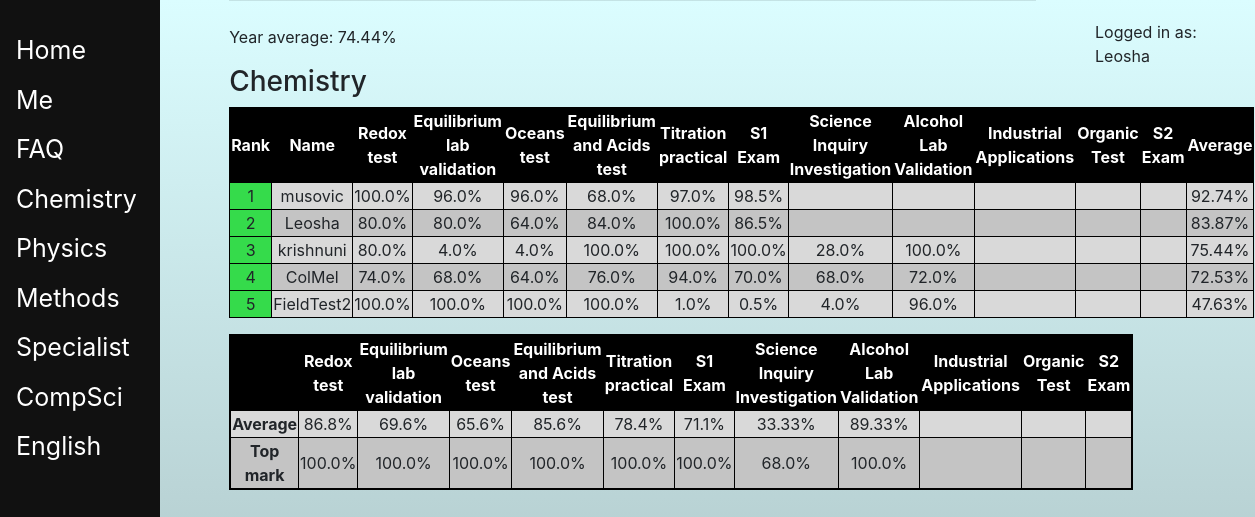
The page /Chemistry (signed in) on the database its author committed.
### main/models.py (models this page shows, shortened)
class Subject(models.Model):
    name = models.CharField(max_length=30)
    students = models.ManyToManyField(User, blank=True)
    gives_atar_bonus = models.BooleanField(null=True)

class Test(models.Model):
    name = models.CharField(max_length=200)
    short_name = models.CharField(max_length=200, null=True)
    marks_out_of = models.IntegerField()
    weighting = models.DecimalField(decimal_places=2, max_digits=5)
    order = models.IntegerField()
    subject = models.ForeignKey(Subject, on_delete=models.CASCADE)
    has_happened = models.BooleanField(null=True)
    is_exam = models.BooleanField(null=True)

### main/views.py (the view)
# urls.py: path("<slug:slug>", views.slug_url_dispatcher, name='year page'),
def slug_url_dispatcher(response, slug):
    if Subject.objects.filter(name=slug).exists():
        return year_page(response, slug)
    elif User.objects.filter(username=slug).exists():
        return user_page(response, slug)
    else:
        return error(response, 404)
    """if User.objects.filter(name=other_name).exists():
        return me_page(response, slug1, slug2)"""

### main/models.py (called while the page is built)
    def __str__(self):
        return self.code

### main/views.py (called while the page is built)
def essential_context(active_user):
    if active_user.is_anonymous:
        return {'active_user': active_user}
    class_codes = list()
    subject_names = list()
    print(active_user.username)
    for subject_ in active_user.subject_set.all():
        subject_names += [subject_.name]
        print(Class.objects.filter(subject=subject_, students=active_user))
        class_codes += [Class.objects.get(subject=subject_, students=active_user).code]
    subjects = zip(subject_names, class_codes)
    return {'active_user': active_user, 'subjects': subjects}

def format(result):
    return str(round(100*result, 2)) + "%"

### main/templates/main/year page.html (shortened to what this page needs)
{% extends 'main/table page.html' %}
{% block before_table %}
	<p>Year average: {{year_average}}</p>
	<h3>{{subject.name}}</h3>
	<table id="{{subject.name}}YearResults">
		<tr>
			{% for header in headers %}
				<th onclick="sortTable({{forloop.counter0}}, '{{subject.name}}YearResults')">{{header}}</th>
			{% endfor %}
		</tr>
		{% for rank, student, results, average in data0 %}
			<tr>
				<td>{{rank}}</td>
				<td>{{student.username}}</td>
				{% for result in results %}
					<td>{{result}}</td>
				{% endfor %}
				<td>{{average}}</td>
			</tr>
		{% endfor %}
	</table>
{% endblock %}

### main/templates/main/table page.html (shortened to what this page needs)
{% extends 'main/base.html' %}
{% block content %}
	{% block before_table %}{% endblock %}
	<table id="tablePageTable" style="display: inline-block;">
		{% for row in data %}
			<tr>
				{% if forloop.counter is 1 %}
					{% for value in row %}
						{% if cell is not '' %}
							<th>{{value}}</th>
						{% endif %}
					{% endfor %}
				{% else %}
					{% for value in row %}
						{% if forloop.counter is 1 %}
							{% if cell is not '' %}
								<th>{{value}}</th>
							{% endif %}
						{% else %}
							{% if cell is not '' %}
								<td>{{value}}</td>
							{% endif %}
						{% endif %}
					{% endfor %}
				{% endif %}
			</tr>
		{% endfor %}
	</table>
{% endblock %}

### main/templates/main/base.html (shortened to what this page needs)
<!doctype html>
<html>
<head>
	{% load static %}
	<link rel="stylesheet" href="{% static 'main/js/jquery-3.4.1.min.js' %}">
	<link rel="stylesheet" href="{% static 'main/js/sorttable.js' %}">
	<link rel="stylesheet" href="https://stackpath.bootstrapcdn.com/bootstrap/4.3.1/css/bootstrap.min.css">
	{% load staticfiles %}
</head>
<body>
	<div class="sidenav">
		<ul>
			<li><a href="/">Home</a></li>
			<li><a href="/{{active_user.username}}">Me</a></li>
			<li><a href="/FAQ/">FAQ</a></li>
			{% for subject_name, class_code in subjects %}
				<li class="dropdown">
					<a href="/{{subject_name}}" class="dropbtn">{{subject_name}}</a>
				</li>
			{% endfor %}
		</ul>
	</div>
	<div class="sidenav2">
		Logged in as: {{active_user.username}}
	</div>
 	{% load static %}
	<div id="content" name="content" class="main">
		<div class="row justify-content-center">
			<div class="col-8">
				{% block content %}
				{% endblock %}
			</div>
		</div>
	</div>
</body>
</html>

### main/templates/main/year page.html (style rules this page uses)
table, th, td { border: 1px solid black; }
td { width: 100px; }
tr:nth-child(even) { background-color: #d9d9d9; }
tr:nth-child(odd) { background-color: #c4c4c4; }
td:nth-child(1) { background-color: #35db4b }

### rows shown on the page
Subject: subjects "Chemistry", name "Chemistry"
Subject: subjects "Physics"
Subject: subjects "Methods"
Subject: subjects "Specialist"
Subject: subjects "CompSci"
Subject: subjects "English"
Test: headers "Redox test", row "Redox test"
Test: headers "Equilibrium lab validation", row "Equilibrium lab validation"
Test: headers "Oceans test", row "Oceans test"
Test: headers "Equilibrium and Acids test", row "Equilibrium and Acids test"
Test: headers "Titration practical", row "Titration practical"
Test: headers "S1 Exam", row "S1 Exam"
Test: headers "Science Inquiry Investigation", row "Science Inquiry Investigation"
Test: headers "Alcohol Lab Validation", row "Alcohol Lab Validation"
Test: headers "Industrial Applications", row "Industrial Applications"
Test: headers "Organic Test", row "Organic Test"
Test: headers "S2 Exam", row "S2 Exam"

### other values the page prints
{{ active_user.username }} "Leosha"
{{ year_average }} "74.44%"
{{ header }} "Rank" "Name" "Average"
{{ rank }} "1"
{{ student.username }} "musovic"
{{ result }} "100.0%" "96.0%" "96.0%" "68.0%" "97.0%" "98.5%" "80.0%" "80.0%" "64.0%" "84.0%" "100.0%" "86.5%" "80.0%" "4.0%" "4.0%" "100.0%" "100.0%" "100.0%" "28.0%" "100.0%" "74.0%" "68.0%" "64.0%" "76.0%" "94.0%" "70.0%" "68.0%" "72.0%" "100.0%" "100.0%" "100.0%" "100.0%" "1.0%" "0.5%" "4.0%" "96.0%"
{{ average }} "92.74%"
{{ rank }} "2"
{{ student.username }} "Leosha"
{{ average }} "83.87%"
{{ rank }} "3"
{{ student.username }} "krishnuni"
{{ average }} "75.44%"
{{ rank }} "4"
{{ student.username }} "ColMel"
